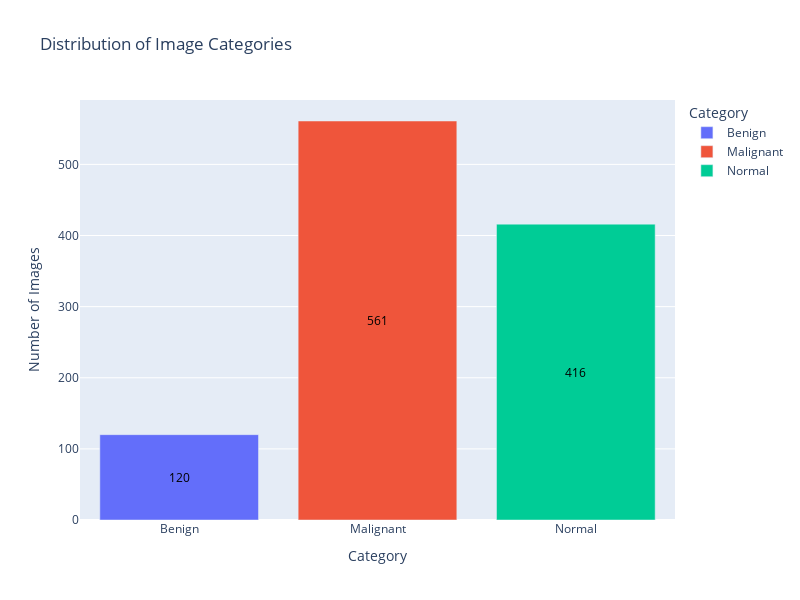

Notebook code for this chart:
### Markdown cell above
### DISTRIBUTION OF IMAGE CATEGORIES

### Code cell
import plotly.express as px

# Count the number of images in each category
categories = ['Benign', 'Malignant', 'Normal']
category_counts = [len(benign_images), len(malignant_images), len(normal_images)]

# Create a DataFrame
data = {'Category': categories, 'Number of Images': category_counts}

# Create a bar plot using Plotly Express
fig = px.bar(data, x='Category', y='Number of Images', color='Category',
             labels={'Number of Images': 'Number of Images'}, 
             title='Distribution of Image Categories')

# Update y-axis ticks
fig.update_yaxes(tickvals=list(range(0, max(category_counts) + 1, 100)), dtick=100)

# Annotate each bar with its count at the middle of the bars
for i, count in enumerate(category_counts):
    fig.add_annotation(x=categories[i], y=count/2, text=str(count),
                       font=dict(size=12, color='black'), showarrow=False)

# Update plot layout to increase size
fig.update_layout(height=600, width=800)

fig.show()

### Figure 1 — Plotly figure (JSON) as saved in the notebook; plotly's stock layout.template omitted (floating-point values rounded to 4 significant figures)
{"data": [{"alignmentgroup": "True", "hovertemplate": "Category=%{x}<br>Number of Images=%{y}<extra></extra>", "legendgroup": "Benign", "marker": {"color": "#636efa", "pattern": {"shape": ""}}, "name": "Benign", "offsetgroup": "Benign", "orientation": "v", "showlegend": true, "textposition": "auto", "type": "bar", "x": ["Benign"], "xaxis": "x", "y": [120], "yaxis": "y"}, {"alignmentgroup": "True", "hovertemplate": "Category=%{x}<br>Number of Images=%{y}<extra></extra>", "legendgroup": "Malignant", "marker": {"color": "#EF553B", "pattern": {"shape": ""}}, "name": "Malignant", "offsetgroup": "Malignant", "orientation": "v", "showlegend": true, "textposition": "auto", "type": "bar", "x": ["Malignant"], "xaxis": "x", "y": [561], "yaxis": "y"}, {"alignmentgroup": "True", "hovertemplate": "Category=%{x}<br>Number of Images=%{y}<extra></extra>", "legendgroup": "Normal", "marker": {"color": "#00cc96", "pattern": {"shape": ""}}, "name": "Normal", "offsetgroup": "Normal", "orientation": "v", "showlegend": true, "textposition": "auto", "type": "bar", "x": ["Normal"], "xaxis": "x", "y": [416], "yaxis": "y"}], "layout": {"annotations": [{"font": {"color": "black", "size": 12}, "showarrow": false, "text": "120", "x": "Benign", "y": 60}, {"font": {"color": "black", "size": 12}, "showarrow": false, "text": "561", "x": "Malignant", "y": 280.5}, {"font": {"color": "black", "size": 12}, "showarrow": false, "text": "416", "x": "Normal", "y": 208}], "barmode": "relative", "height": 600, "legend": {"title": {"text": "Category"}, "tracegroupgap": 0}, "title": {"text": "Distribution of Image Categories"}, "width": 800, "xaxis": {"anchor": "y", "autorange": true, "categoryarray": ["Benign", "Malignant", "Normal"], "categoryorder": "array", "domain": [0, 1], "range": [-0.5, 2.5], "title": {"text": "Category"}, "type": "category"}, "yaxis": {"anchor": "x", "autorange": true, "domain": [0, 1], "dtick": 100, "range": [0, 590.5], "tickvals": [0, 100, 200, 300, 400, 500], "title": {"text": "Number of Images"}, "type": "linear"}}}
